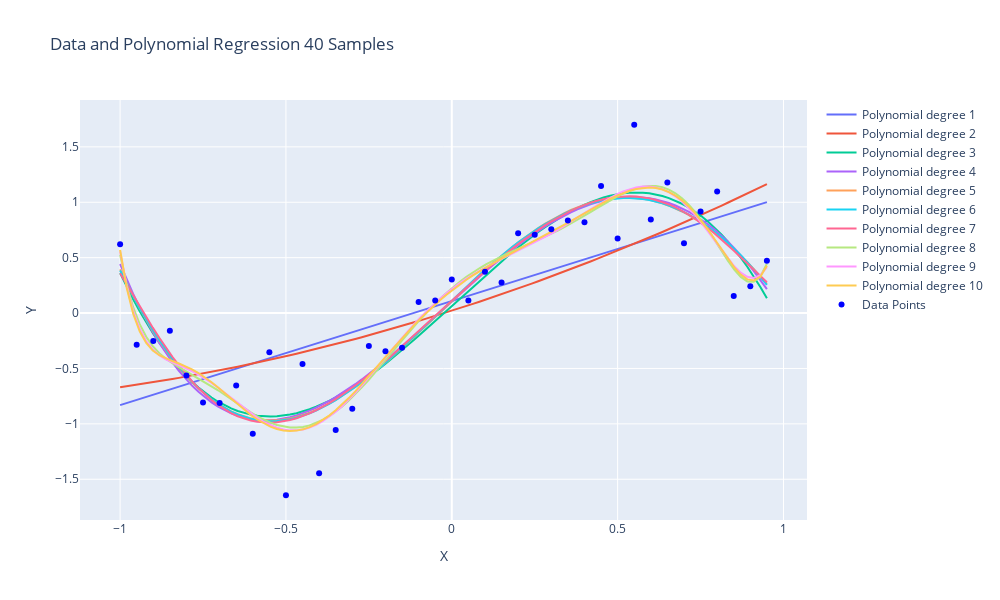

The notebook cell saved with this chart:
### Code cell
# sin noisy 40 sample
print("sin noisy 40 sample")
df = pd.read_csv("data/sin experiment/sin_noisy_40sample.csv")

w_list = []
for degree in range(1, MAX_DEGREE+1):
    w = np.polyfit(df["x"], df["noisy_y"], degree)
    w_list.append(w)
    RMSE = CalculateMSE_poly(df["x"], df["noisy_y"], w)**(1/2)
    print(f'Degree = {degree} | RMSE = {RMSE:.4f}')
model_plot(df["x"],df["noisy_y"],w_list)
